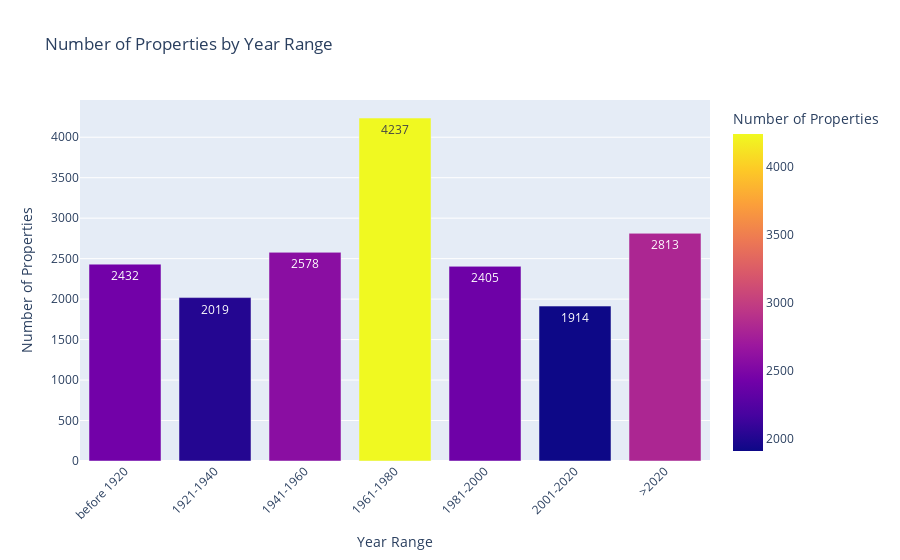

Notebook code cell kept with this figure:
### Code cell
# Assuming 'df' is your DataFrame and contains a column named 'construction_year'

# Extend bins for construction_year
year_bins = [0, 1920, 1940, 1960, 1980, 2000, 2020, float('inf')]
year_labels = ['before 1920', '1921-1940', '1941-1960', '1961-1980',
               '1981-2000', '2001-2020', '>2020']

# Categorize years into defined bins
df['year_category'] = pd.cut(
    df['construction_year'], bins=year_bins, labels=year_labels, include_lowest=True)

# Count the number of properties in each year category
year_counts = df['year_category'].value_counts().sort_index().reset_index()
year_counts.columns = ['Year Range', 'Number of Properties']

# Plotting with Plotly Express
fig = px.bar(year_counts, x='Year Range', y='Number of Properties',
             title='Number of Properties by Year Range',
             labels={'Year Range': 'Year of Construction',
                     'Number of Properties': 'Number of Properties'},
             color='Number of Properties',
             text='Number of Properties')

fig.update_layout(xaxis_tickangle=-45, xaxis_title='Year Range',
                  yaxis_title='Number of Properties')
fig.show()

### Figure 1 — Plotly figure (JSON) as saved in the notebook; plotly's stock layout.template omitted (floating-point values rounded to 4 significant figures)
{"data": [{"alignmentgroup": "True", "hovertemplate": "Year of Construction=%{x}<br>Number of Properties=%{marker.color}<extra></extra>", "legendgroup": "", "marker": {"color": [2432, 2019, 2578, 4237, 2405, 1914, 2813], "coloraxis": "coloraxis", "pattern": {"shape": ""}}, "name": "", "offsetgroup": "", "orientation": "v", "showlegend": false, "text": [2432, 2019, 2578, 4237, 2405, 1914, 2813], "textposition": "auto", "type": "bar", "x": ["before 1920", "1921-1940", "1941-1960", "1961-1980", "1981-2000", "2001-2020", ">2020"], "xaxis": "x", "y": [2432, 2019, 2578, 4237, 2405, 1914, 2813], "yaxis": "y"}], "layout": {"barmode": "relative", "coloraxis": {"colorbar": {"title": {"text": "Number of Properties"}}, "colorscale": [[0, "#0d0887"], [0.1111, "#46039f"], [0.2222, "#7201a8"], [0.3333, "#9c179e"], [0.4444, "#bd3786"], [0.5556, "#d8576b"], [0.6667, "#ed7953"], [0.7778, "#fb9f3a"], [0.8889, "#fdca26"], [1, "#f0f921"]]}, "legend": {"tracegroupgap": 0}, "title": {"text": "Number of Properties by Year Range"}, "xaxis": {"anchor": "y", "domain": [0, 1], "tickangle": -45, "title": {"text": "Year Range"}}, "yaxis": {"anchor": "x", "domain": [0, 1], "title": {"text": "Number of Properties"}}}}
